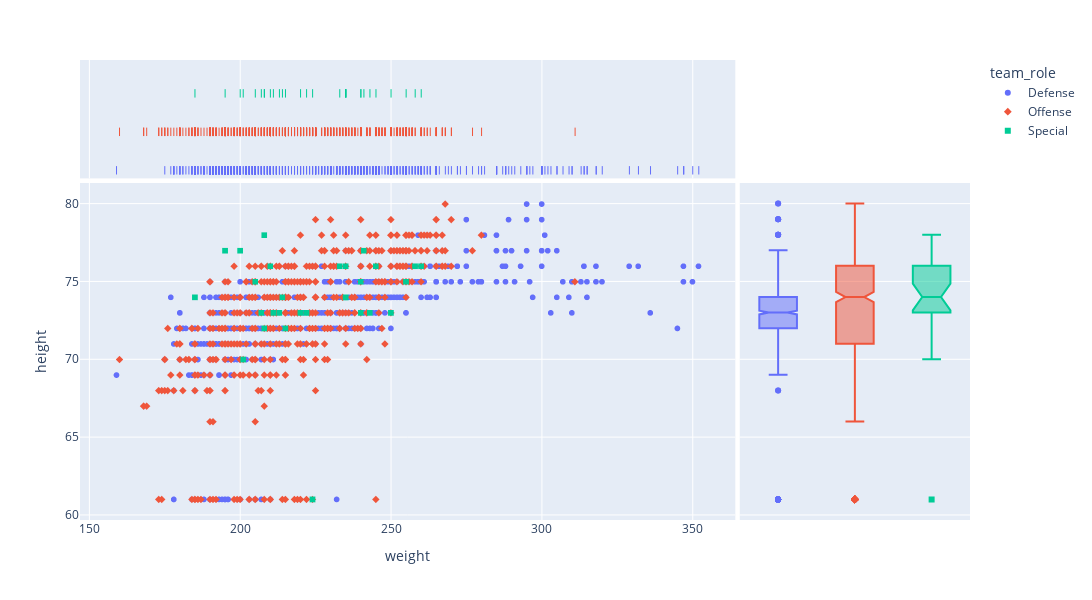

Notebook code cell kept with this figure:
### Code cell
height_weight_distribution.update_layout(autosize = False, width =1200, height =600)

### Figure 1 — Plotly figure (JSON) as saved in the notebook; plotly's stock layout.template omitted (floating-point values rounded to 4 significant figures; data arrays with more than 128 entries replaced by an {"elided": "..."} marker saying what was removed)
{"data": [{"hovertemplate": "team_role=Defense<br>weight=%{x}<br>height=%{y}<extra></extra>", "legendgroup": "Defense", "marker": {"color": "#636efa", "symbol": "circle"}, "mode": "markers", "name": "Defense", "showlegend": true, "type": "scattergl", "x": {"elided": "687 int values"}, "xaxis": "x", "y": {"elided": "687 int values"}, "yaxis": "y"}, {"alignmentgroup": "True", "boxpoints": "all", "fillcolor": "rgba(255,255,255,0)", "hoveron": "points", "hovertemplate": "team_role=Defense<br>weight=%{x}<extra></extra>", "jitter": 0, "legendgroup": "Defense", "line": {"color": "rgba(255,255,255,0)"}, "marker": {"color": "#636efa", "symbol": "line-ns-open"}, "name": "Defense", "offsetgroup": "Defense", "showlegend": false, "type": "box", "x": {"elided": "687 int values"}, "xaxis": "x3", "yaxis": "y3"}, {"alignmentgroup": "True", "hovertemplate": "team_role=Defense<br>height=%{y}<extra></extra>", "legendgroup": "Defense", "marker": {"color": "#636efa", "symbol": "circle"}, "name": "Defense", "notched": true, "offsetgroup": "Defense", "showlegend": false, "type": "box", "xaxis": "x2", "y": {"elided": "687 int values"}, "yaxis": "y2"}, {"hovertemplate": "team_role=Offense<br>weight=%{x}<br>height=%{y}<extra></extra>", "legendgroup": "Offense", "marker": {"color": "#EF553B", "symbol": "diamond"}, "mode": "markers", "name": "Offense", "showlegend": true, "type": "scattergl", "x": {"elided": "586 int values"}, "xaxis": "x", "y": {"elided": "586 int values"}, "yaxis": "y"}, {"alignmentgroup": "True", "boxpoints": "all", "fillcolor": "rgba(255,255,255,0)", "hoveron": "points", "hovertemplate": "team_role=Offense<br>weight=%{x}<extra></extra>", "jitter": 0, "legendgroup": "Offense", "line": {"color": "rgba(255,255,255,0)"}, "marker": {"color": "#EF553B", "symbol": "line-ns-open"}, "name": "Offense", "offsetgroup": "Offense", "showlegend": false, "type": "box", "x": {"elided": "586 int values"}, "xaxis": "x3", "yaxis": "y3"}, {"alignmentgroup": "True", "hovertemplate": "team_role=Offense<br>height=%{y}<extra></extra>", "legendgroup": "Offense", "marker": {"color": "#EF553B", "symbol": "diamond"}, "name": "Offense", "notched": true, "offsetgroup": "Offense", "showlegend": false, "type": "box", "xaxis": "x2", "y": {"elided": "586 int values"}, "yaxis": "y2"}, {"hovertemplate": "team_role=Special<br>weight=%{x}<br>height=%{y}<extra></extra>", "legendgroup": "Special", "marker": {"color": "#00cc96", "symbol": "square"}, "mode": "markers", "name": "Special", "showlegend": true, "type": "scattergl", "x": [214, 260, 207, 208, 240, 235, 241, 235, 255, 210, 235, 208, 240, 205, 243, 215, 200, 224, 250, 213, 185, 195, 245, 222, 233, 258, 201, 211, 220, 235], "xaxis": "x", "y": [74, 76, 73, 78, 75, 74, 77, 76, 75, 76, 74, 72, 73, 75, 73, 72, 77, 61, 73, 73, 74, 77, 76, 73, 76, 76, 70, 73, 73, 74], "yaxis": "y"}, {"alignmentgroup": "True", "boxpoints": "all", "fillcolor": "rgba(255,255,255,0)", "hoveron": "points", "hovertemplate": "team_role=Special<br>weight=%{x}<extra></extra>", "jitter": 0, "legendgroup": "Special", "line": {"color": "rgba(255,255,255,0)"}, "marker": {"color": "#00cc96", "symbol": "line-ns-open"}, "name": "Special", "offsetgroup": "Special", "showlegend": false, "type": "box", "x": [214, 260, 207, 208, 240, 235, 241, 235, 255, 210, 235, 208, 240, 205, 243, 215, 200, 224, 250, 213, 185, 195, 245, 222, 233, 258, 201, 211, 220, 235], "xaxis": "x3", "yaxis": "y3"}, {"alignmentgroup": "True", "hovertemplate": "team_role=Special<br>height=%{y}<extra></extra>", "legendgroup": "Special", "marker": {"color": "#00cc96", "symbol": "square"}, "name": "Special", "notched": true, "offsetgroup": "Special", "showlegend": false, "type": "box", "xaxis": "x2", "y": [74, 76, 73, 78, 75, 74, 77, 76, 75, 76, 74, 72, 73, 75, 73, 72, 77, 61, 73, 73, 74, 77, 76, 73, 76, 76, 70, 73, 73, 74], "yaxis": "y2"}], "layout": {"autosize": false, "height": 600, "legend": {"title": {"text": "team_role"}, "tracegroupgap": 0}, "margin": {"t": 60}, "width": 1200, "xaxis": {"anchor": "y", "domain": [0, 0.7363], "title": {"text": "weight"}}, "xaxis2": {"anchor": "y2", "domain": [0.7413, 1], "matches": "x2", "showgrid": false, "showline": false, "showticklabels": false, "ticks": ""}, "xaxis3": {"anchor": "y3", "domain": [0, 0.7363], "matches": "x", "showgrid": true, "showticklabels": false}, "xaxis4": {"anchor": "y4", "domain": [0.7413, 1], "matches": "x2", "showgrid": false, "showline": false, "showticklabels": false, "ticks": ""}, "yaxis": {"anchor": "x", "domain": [0, 0.7326], "title": {"text": "height"}}, "yaxis2": {"anchor": "x2", "domain": [0, 0.7326], "matches": "y", "showgrid": true, "showticklabels": false}, "yaxis3": {"anchor": "x3", "domain": [0.7426, 1], "matches": "y3", "showgrid": false, "showline": false, "showticklabels": false, "ticks": ""}, "yaxis4": {"anchor": "x4", "domain": [0.7426, 1], "matches": "y3", "showgrid": true, "showline": false, "showticklabels": false, "ticks": ""}}}
